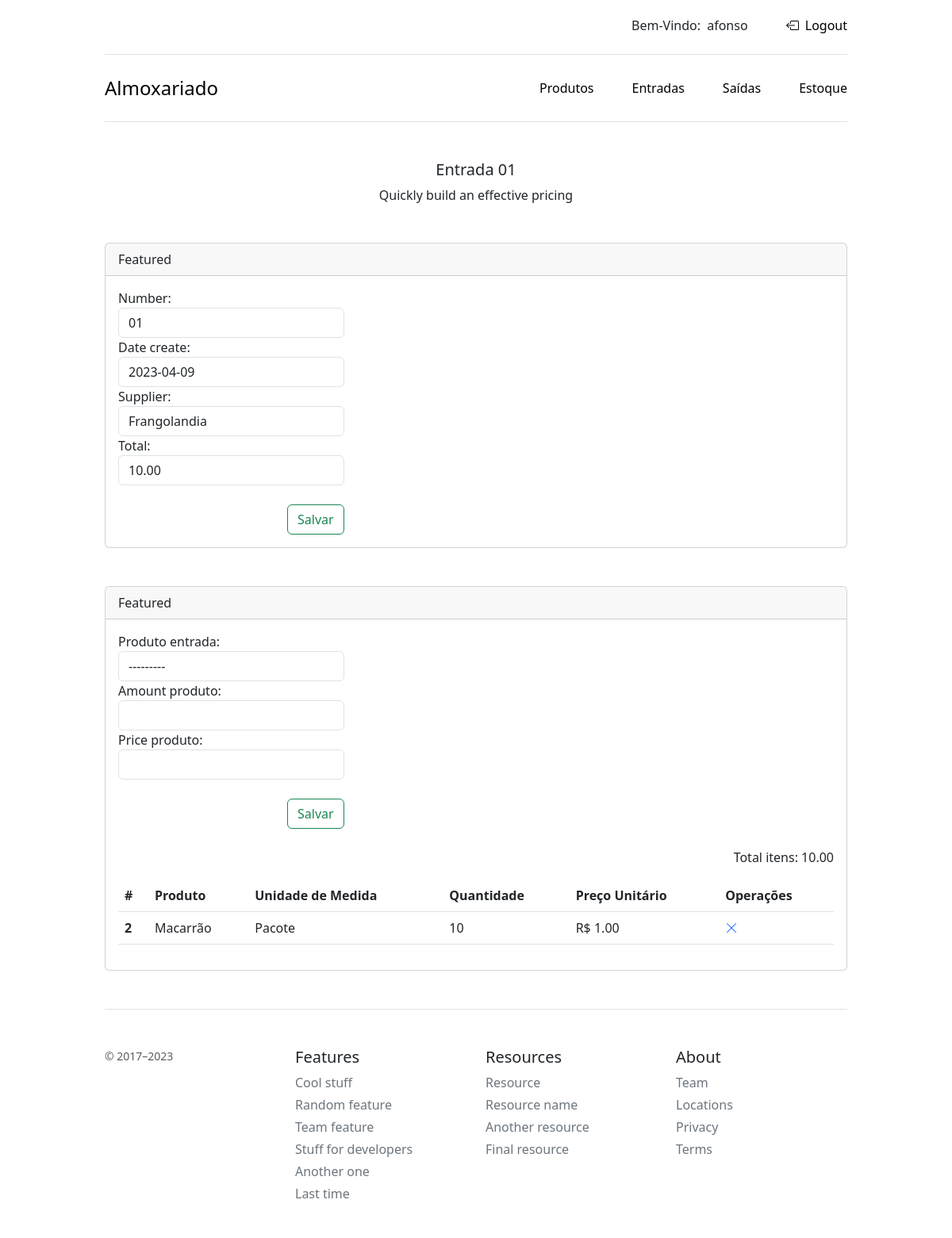
The app's page /entrada_edit/1/ (signed in) with its own data.
### almoxarifado/models.py (models this page shows, shortened)
class Entrada(models.Model):
    number = models.CharField(max_length=255)
    date_create = models.DateField()
    supplier = models.CharField(max_length=255)
    total = models.DecimalField(max_digits=6, decimal_places=2)

class Item_Entrada(models.Model):
    entrada = models.ForeignKey(Entrada, on_delete=models.PROTECT, related_name='entrada_item')
    produto_entrada = models.ForeignKey(Produto, on_delete=models.PROTECT, related_name='produto_item')
    amount_produto = models.PositiveIntegerField()
    price_produto = models.DecimalField(max_digits=6, decimal_places=2)

class Produto(models.Model):
    name = models.CharField(max_length=255)
    unit = models.CharField(max_length=255)
    estoque = models.PositiveIntegerField(default=0)
    data = models.DateField(default=timezone.now)
    data_anterior = models.DateField(default=timezone.now)
    def __str__(self):
        return self.name

### almoxarifado/views.py (the view)
# urls.py: path('entrada_edit/<int:entrada_id>/', entrada_edit, name='entrada_edit'),
@login_required
def entrada_edit(request, entrada_id):
    entrada_obj = Entrada.objects.get(id=entrada_id)
    form = EntradaForm(instance=entrada_obj)
    item_form = Item_EntradaForm()
    itens = Item_Entrada.objects.filter(entrada=entrada_obj)
    total_itens = 0
    for item in itens:
        x = item.amount_produto * item.price_produto
        total_itens += x
    context = {
        'form': form,
        'item_form': item_form,
        'entrada': entrada_obj,
        'itens': itens,
        'total_itens': total_itens,
    }
    return render(request, 'interface/entrada/entrada_edit.html', context)

### almoxarifado/forms.py
class EntradaForm(forms.ModelForm):
    class Meta:
        model = Entrada
        fields = '__all__'
    def __init__(self, *args, **kwargs):
        super().__init__(*args, **kwargs)
        for field in self.fields.values():
            widget = field.widget
            widget.attrs.update({'class': 'form-control'})

class Item_EntradaForm(forms.ModelForm):
    class Meta:
        model = Item_Entrada
        exclude = ['entrada']
    def __init__(self, *args, **kwargs):
        super().__init__(*args, **kwargs)
        for field in self.fields.values():
            widget = field.widget
            widget.attrs.update({'class': 'form-control'})

### almoxarifado/templates/interface/entrada/entrada_edit.html (shortened to what this page needs)
{% extends 'interface/index/base.html' %}
{% block title %}
<div class="mx-auto text-center mt-5 mb-5">
    <h5>Entrada {{ entrada.number }}</h5>
    <p>Quickly build an effective pricing</p>
</div>
{% endblock %}
{% block main %}
<div class="card">
    <div class="card-header">
        Featured
    </div>
    <div class="card-body">
        <div class="row">
            <div class="col-4">
                <form action="{% url 'entrada_update' entrada.id %}" method="post">
                    {{ form }}
                    <button class="btn btn-outline-success mt-4 float-end">Salvar</button>
                </form>
            </div>
        </div>
    </div>
</div>
<div class="card mt-5">
    <div class="card-header">
        Featured
    </div>
    <div class="card-body">
        <div class="row mb-4">
            <div class="col-4">
                <form action="{% url 'item_create' entrada.id %}" method="post">
                    {{ item_form }}
                    <button class="btn btn-outline-success mt-4 float-end">Salvar</button>
                </form>
            </div>
        </div>
        <div class="row">
            <div class="col-12">
                <p class="float-end ">Total itens: {{ total_itens }}</p>
                <table class="table">
                    <thead>
                    <tr>
                        <th scope="col">#</th>
                        <th scope="col">Produto</th>
                        <th scope="col">Unidade de Medida</th>
                        <th scope="col">Quantidade</th>
                        <th scope="col">Preço Unitário</th>
                        <th scope="col">Operações</th>
                    </tr>
                    </thead>
                    <tbody>
                    {% for item in itens %}
                    <tr>
                        <th scope="row">{{ item.id }}</th>
                        <td>{{ item.produto_entrada }}</td>
                        <td>{{ item.produto_entrada.unit }}</td>
                        <td>{{ item.amount_produto }}</td>
                        <td>R$ {{ item.price_produto }}</td>
                        <td>
                            <a href="{% url 'item_delete' item.id %}">
                                <svg xmlns="http://www.w3.org/2000/svg" width="16" height="16" fill="currentColor"
                                     class="bi bi-x-lg" viewBox="0 0 16 16">
                                    <path d="M2.146 2.854a.5.5 0 1 1 .708-.708L8 7.293l5.146-5.147a.5.5 0 0 1 .708.708L8.707 8l5.147 5.146a.5.5 0 0 1-.708.708L8 8.707l-5.146 5.147a.5.5 0 0 1-.708-.708L7.293 8 2.146 2.854Z"/>
                                </svg>
                            </a>
                        </td>
                    </tr>
                    {% endfor %}
                    </tbody>
                </table>
            </div>
        </div>
    </div>
</div>
{% endblock %}

### almoxarifado/templates/interface/index/base.html (shortened to what this page needs)
<!doctype html>
<html lang="pt-br" data-bs-theme="auto">
<head>
    <link href="https://cdn.jsdelivr.net/npm/bootstrap@5.3.0-alpha3/dist/css/bootstrap.min.css" rel="stylesheet"
>
    {% load static %}
    <link rel="stylesheet" href="{% static 'css/almoxarifado.css' %}">
</head>
<body>
<div class="container py-3">
    <header>
        <div class="d-flex flex-column flex-md-row align-items-center pb-1 mb-4 border-bottom">
            <nav class="d-inline-flex mt-1 mt-md-0 ms-md-auto">
                <p class="py-1 me-5">
                    Bem-Vindo:
                    <spn class="ps-1">{{ user.username }}</spn>
                </p>
                <a class="py-1 link-body-emphasis text-decoration-none" href="{% url 'logout' %}">
                    <spn class="ps-1">Logout</spn>
                </a>
            </nav>
        </div>
        <div class="d-flex flex-column flex-md-row align-items-center pb-4 mb-1 border-bottom">
            <a href="/" class="d-flex align-items-center link-body-emphasis text-decoration-none">
                <span class="fs-4">Almoxariado</span>
            </a>
            <nav class="d-inline-flex mt-1 mt-md-0 ms-md-auto">
                <a class="me-5 py-1 link-body-emphasis text-decoration-none" href="{% url 'produto' %}">Produtos</a>
                <a class="me-5 py-1 link-body-emphasis text-decoration-none" href="{% url 'entrada' %}">Entradas</a>
                <a class="me-5 py-1 link-body-emphasis text-decoration-none" href="{% url 'saida' %}">Saídas</a>
                <a class="py-1 link-body-emphasis text-decoration-none" href="{% url 'estoque' %}">Estoque</a>
            </nav>
        </div>
        {% block title %}
        {% endblock %}
    </header>
    <main>
        {% block main %}
        {% endblock %}
    </main>
    <footer class="pt-4 my-md-5 pt-md-5 border-top">
        <div class="row">
            <div class="col-12 col-md">
                <small class="d-block mb-3 text-body-secondary">&copy; 2017–2023</small>
            </div>
            <div class="col-6 col-md">
                <h5>Features</h5>
                <ul class="list-unstyled text-small">
                    <li class="mb-1"><a class="link-secondary text-decoration-none" href="#">Cool stuff</a></li>
                    <li class="mb-1"><a class="link-secondary text-decoration-none" href="#">Random feature</a></li>
                    <li class="mb-1"><a class="link-secondary text-decoration-none" href="#">Team feature</a></li>
                    <li class="mb-1"><a class="link-secondary text-decoration-none" href="#">Stuff for developers</a>
                    </li>
                    <li class="mb-1"><a class="link-secondary text-decoration-none" href="#">Another one</a></li>
                    <li class="mb-1"><a class="link-secondary text-decoration-none" href="#">Last time</a></li>
                </ul>
            </div>
            <div class="col-6 col-md">
                <h5>Resources</h5>
                <ul class="list-unstyled text-small">
                    <li class="mb-1"><a class="link-secondary text-decoration-none" href="#">Resource</a></li>
                    <li class="mb-1"><a class="link-secondary text-decoration-none" href="#">Resource name</a></li>
                    <li class="mb-1"><a class="link-secondary text-decoration-none" href="#">Another resource</a></li>
                    <li class="mb-1"><a class="link-secondary text-decoration-none" href="#">Final resource</a></li>
                </ul>
            </div>
            <div class="col-6 col-md">
                <h5>About</h5>
                <ul class="list-unstyled text-small">
                    <li class="mb-1"><a class="link-secondary text-decoration-none" href="#">Team</a></li>
                    <li class="mb-1"><a class="link-secondary text-decoration-none" href="#">Locations</a></li>
                    <li class="mb-1"><a class="link-secondary text-decoration-none" href="#">Privacy</a></li>
                    <li class="mb-1"><a class="link-secondary text-decoration-none" href="#">Terms</a></li>
                </ul>
            </div>
        </div>
    </footer>
</div>
</body>
</html>

### static/css/almoxarifado.css (style rules this page uses)
.container { max-width: 960px; }

### almoxarifado/templates/interface/index/base.html (style rules this page uses)
.bi { vertical-align: -.125em; fill: currentColor; }

### records on screen
Entrada: number "01", date_create "2023-04-09", supplier "Frangolandia", total "10.00"
Item_Entrada: id "2", produto_entrada "Macarrão", produto_entrada.unit "Pacote", amount_produto "10", price_produto "1.00"

### other values on screen
{{ user.username }} "afonso"
{{ total_itens }} "10.00"
